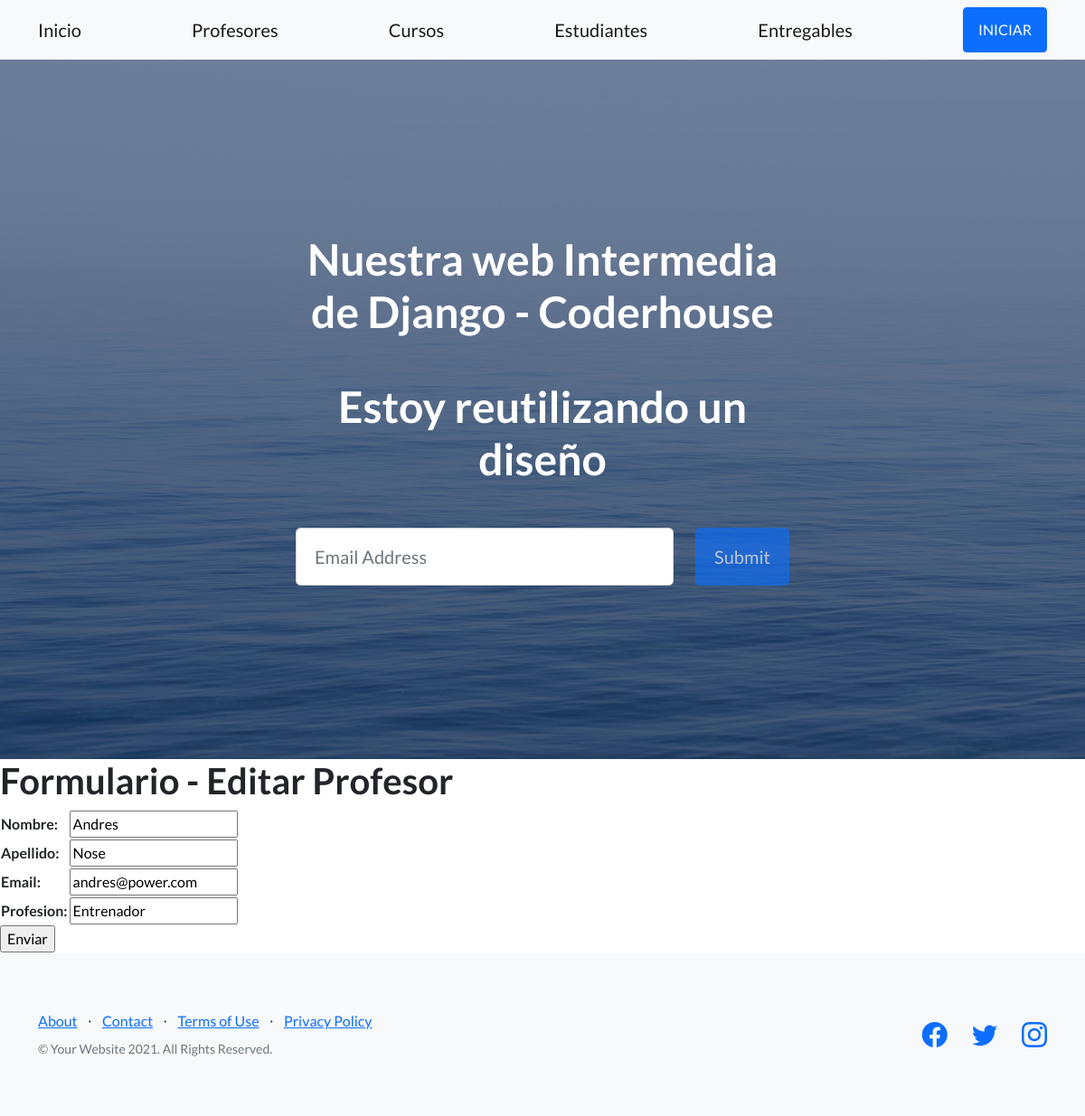
Screenshot of /AppCoder/editarProfesor/Andres/ with the database file from the repository.
### AppCoder/models.py (models this page shows, shortened)
class Profesor(models.Model):
    nombre = models.CharField(max_length=30)
    apellido = models.CharField(max_length=30)
    email = models.EmailField()
    profesion = models.CharField(max_length=30)

### AppCoder/views.py (the view)
# urls.py: path('editarProfesor/<profesor_nombre>/', views.editarProfesor, name="EditarProfesor"),
def editarProfesor(request, profesor_nombre):
      profesor = Profesor.objects.get(nombre=profesor_nombre)
      if request.method == 'POST':
            miFormulario = ProfesorFormulario(request.POST) #aquí mellega toda la información del html
            print(miFormulario)
            if miFormulario.is_valid:   #Si pasó la validación de Django
                  informacion = miFormulario.cleaned_data
                  profesor.nombre = informacion['nombre']
                  profesor.apellido = informacion['apellido']
                  profesor.email = informacion['email']
                  profesor.profesion = informacion['profesion']
                  profesor.save()
                  return render(request, "AppCoder/inicio.html") #Vuelvo al inicio o a donde quieran
      else:
            miFormulario= ProfesorFormulario(initial={'nombre': profesor.nombre, 'apellido':profesor.apellido ,
            'email':profesor.email, 'profesion':profesor.profesion})
      return render(request, "AppCoder/editarProfesor.html", {"miFormulario":miFormulario, "profesor_nombre":profesor_nombre})

### AppCoder/forms.py
class ProfesorFormulario(forms.Form):
    nombre = forms.CharField(max_length=30)
    apellido = forms.CharField(max_length=40)
    email = forms.EmailField()
    profesion = forms.CharField(max_length=30)

### AppCoder/templates/AppCoder/editarProfesor.html (shortened to what this page needs)
{% extends "AppCoder/padre.html" %}
{% load static %}
{% block contenidoQueCambia %}
    <h1>Formulario - Editar Profesor</h1>
    <form action="" method="POST">{% csrf_token %}
        <table>
            {{ miFormulario.as_table }}
        </table>
        <input type="submit", value="Enviar">
    </form>
{% endblock %}

### rows the page displays
Profesor: nombre "Andres", apellido "Nose", email "andres@power.com", profesion "Entrenador"
